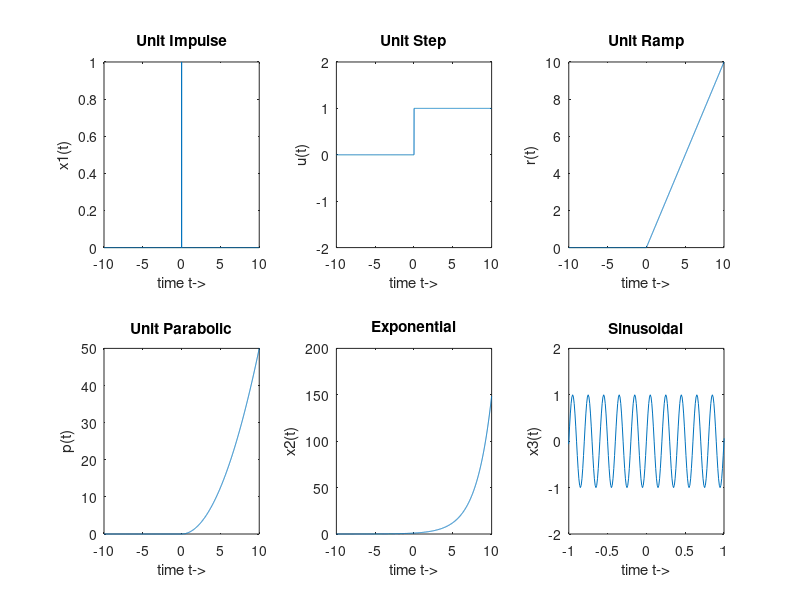

The MATLAB source for this figure:
clc; clear all; close all;
% unit impulse
t=-10:0.01:10;
x1=(t==0);
subplot(2, 3, 1);
plot(t, x1); xlabel("time t->"); ylabel('x1(t)'); title('Unit Impulse');
% unit step
u=(t>0);
subplot(2, 3, 2);
plot(t, u); axis([-10 10 -2 2]); xlabel('time t->'); ylabel("u(t)"); title("Unit Step");
% unit ramp
r=t.*u;
subplot(2, 3, 3);
plot(t, r); xlabel('time t->'); ylabel("r(t)"); title("Unit Ramp");
% unit parabolic
p=0.5*(t.^2).*u;
subplot(2, 3, 4);
plot(t, p); xlabel('time t->'); ylabel('p(t)'); title("Unit Parabolic");
% exponential
a=0.5; 
x2=exp(a*t);
subplot(2, 3, 5);
plot(t, x2); xlabel('time t->'); ylabel('x2(t)'); title('Exponential');
% sinusoidal
f1=5;
x3=sin(2*pi*f1*t);
subplot(2, 3, 6);
plot(t, x3); axis([-1 1 -2 2]); xlabel('time t->'); ylabel('x3(t)'); title('Sinusoidal');
